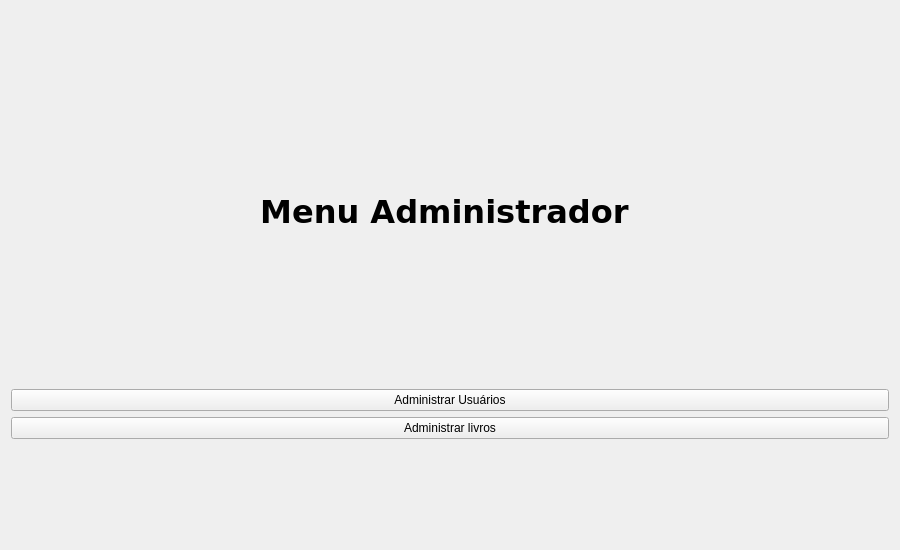
<?xml version="1.0" encoding="UTF-8"?>
<ui version="4.0">
 <class>Dialog_Nome</class>
 <widget class="QDialog" name="Dialog_Nome">
  <property name="geometry">
   <rect>
    <x>0</x>
    <y>0</y>
    <width>900</width>
    <height>550</height>
   </rect>
  </property>
  <property name="windowTitle">
   <string>Dialog</string>
  </property>
  <layout class="QVBoxLayout" name="verticalLayout">
   <item>
    <spacer name="verticalSpacer_2">
     <property name="orientation">
      <enum>Qt::Vertical</enum>
     </property>
     <property name="sizeType">
      <enum>QSizePolicy::Minimum</enum>
     </property>
     <property name="sizeHint" stdset="0">
      <size>
       <width>10</width>
       <height>10</height>
      </size>
     </property>
    </spacer>
   </item>
   <item>
    <widget class="QPushButton" name="pushButton_Logo">
     <property name="styleSheet">
      <string notr="true">QPushButton{
border: None;
}</string>
     </property>
     <property name="text">
      <string/>
     </property>
     <property name="icon">
      <iconset>
       <normaloff>PiltoverLibrary/Icon/logo.png</normaloff>
       <normalon>Icon/logo.png</normalon>PiltoverLibrary/Icon/logo.png</iconset>
     </property>
     <property name="iconSize">
      <size>
       <width>128</width>
       <height>128</height>
      </size>
     </property>
    </widget>
   </item>
   <item>
    <widget class="QLabel" name="label">
     <property name="font">
      <font>
       <family>DejaVu Sans</family>
       <pointsize>24</pointsize>
       <weight>75</weight>
       <bold>true</bold>
      </font>
     </property>
     <property name="text">
      <string>Menu Administrador </string>
     </property>
     <property name="alignment">
      <set>Qt::AlignCenter</set>
     </property>
    </widget>
   </item>
   <item>
    <widget class="QPushButton" name="pushButton_admUsuarios">
     <property name="enabled">
      <bool>true</bool>
     </property>
     <property name="sizePolicy">
      <sizepolicy hsizetype="Minimum" vsizetype="Fixed">
       <horstretch>0</horstretch>
       <verstretch>0</verstretch>
      </sizepolicy>
     </property>
     <property name="text">
      <string>Administrar Usuários</string>
     </property>
     <property name="icon">
      <iconset>
       <normaloff>PiltoverLibrary/Icon/cancel.png</normaloff>
       <normalon>Icon/multiple-users-silhouette.png</normalon>PiltoverLibrary/Icon/cancel.png</iconset>
     </property>
    </widget>
   </item>
   <item>
    <widget class="QPushButton" name="pushButton_AdmLivros">
     <property name="text">
      <string>Administrar livros</string>
     </property>
     <property name="icon">
      <iconset>
       <normaloff>PiltoverLibrary/Icon/checked.png</normaloff>
       <normalon>Icon/books-stack-of-three.png</normalon>PiltoverLibrary/Icon/checked.png</iconset>
     </property>
    </widget>
   </item>
   <item>
    <spacer name="verticalSpacer">
     <property name="orientation">
      <enum>Qt::Vertical</enum>
     </property>
     <property name="sizeType">
      <enum>QSizePolicy::Minimum</enum>
     </property>
     <property name="sizeHint" stdset="0">
      <size>
       <width>80</width>
       <height>100</height>
      </size>
     </property>
    </spacer>
   </item>
  </layout>
 </widget>
 <resources/>
 <connections/>
</ui>
